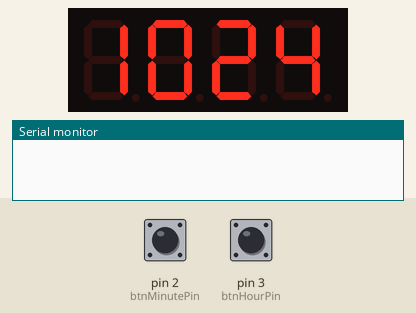
The sketch below on a simulated Arduino Uno, built with avr-gcc and run on an emulated ATmega328P. Parts: 4-digit seven-segment display, the last lines printed to the serial monitor. The test bench sets the inputs (shaded band); at power-on: pin 2 (btnMinutePin) LOW, pin 3 (btnHourPin) LOW. The local clock reads 2024-03-15 10:24:30 at power-on unless the sketch sets it.

Above: at 1.1 s.
2.3 s: pin 2 (btnMinutePin) pulled HIGH for 3.2 s
At 6.3 s:
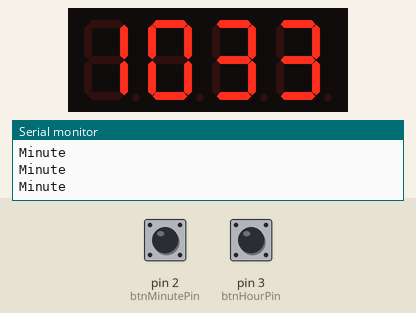
7.0 s: pin 3 (btnHourPin) pulled HIGH for 0.25 s
At 7.7 s:
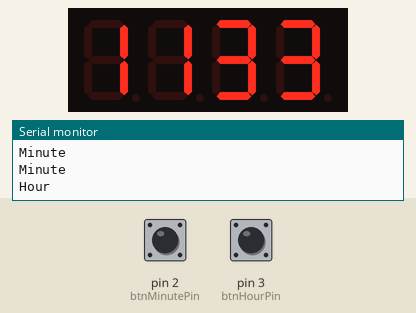
8.7 s: pin 2 (btnMinutePin) pulled HIGH for 0.25 s
At 10.0 s:
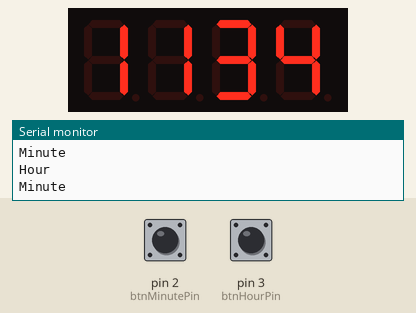
10.4 s: pin 3 (btnHourPin) pulled HIGH for 1 s
At 11.4 s:
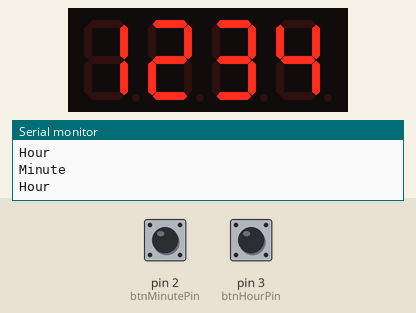
Timing chart, 0 to 13.4 s (numbered marks = the images above; inputs shaded):
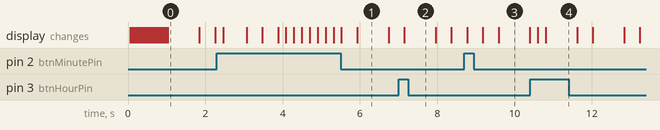

The sketch:

arduino-cube-clock.ino
```cpp
#include <Wire.h>
#include <Time.h>
#include <DS1307RTC.h>

#include <SevenSegmentFun.h>
#include <SevenSegmentTM1637.h>
#include <SevenSegmentExtended.h>
#include <virtuabotixRTC.h>

const int CLK_Display = 6; //Set the CLK pin connection to the display
const int DIO_Display = 5; //Set the DIO pin connection to the display
const int btnHourPin = 3;
const int btnMinutePin = 2;

int hourInt = 0;
int minuteInt = 0;
String timeStr = "0000";
String hourStr = "00";
String minuteStr = "00";
int semiColon = 0;
tmElements_t tm;
bool rtcIsReady = false;
int btnHourValue = 0;
int btnMinuteValue = 0;
int btnHourLastValue = 0;
int btnMinuteLastValue = 0;
int btnHourPressCount = 0;
int btnMinutePressCount = 0;

SevenSegmentTM1637    display(CLK_Display, DIO_Display);

void setup() {
  Serial.begin(9600);

  pinMode(btnHourPin, INPUT);
  pinMode(btnMinutePin, INPUT);

  display.begin();            // initializes the display
  display.setBacklight(100);  // set the brightness to 100 %
  display.print("INIT");      // display INIT on the display
}

void displayTime() {
  hourInt = tm.Hour;
  if (hourInt < 10)
    hourStr = "0" + String(hourInt);
  else
    hourStr = String(hourInt);
  minuteInt = tm.Minute;
  if (minuteInt < 10)
    minuteStr = "0" + String(minuteInt);
  else
    minuteStr = String(minuteInt);
  timeStr = hourStr + minuteStr;
  display.print(timeStr);
}
void readTime() {
  //Serial.println("okuyorum");
  if (RTC.read(tm)) {
    //Serial.println("okudum");
    rtcIsReady = true;
    displayTime();
  } else {
    if (RTC.chipPresent()) {
      tm.Hour=0;tm.Minute=0;tm.Second=0;tm.Day=1;tm.Month=1;tm.Year=2020;
      if (RTC.write(tm)) {
        rtcIsReady = true;
        readTime();
      }
      //Serial.println("initialized");
    } else {
      //read error
      //Serial.println("read Error");
    }
  }
}

void increaseHour() {
  int value;
  value = tm.Hour;
  value = value + 1;
  if (value == 24)
    value = 0;
  tm.Hour = value;
  RTC.write(tm);
}

void btnClicked(String btnName) {
  Serial.println(btnName);
  int value;
  if (btnName == "Hour") {
    increaseHour();
  } else {
    value = tm.Minute;
    value = value +1;
    if (value == 60) {
      value = 0;
      increaseHour();
    }
    tm.Minute = value;
    RTC.write(tm);
  }
  displayTime();
}

void checkButtonClicked(String btnName){
  int *btnPin;
  int btnValue;
  int *btnLastValue;
  int *btnPressCount;

  if (btnName == "Hour") {
    btnPin = &btnHourPin;
    btnLastValue = &btnHourLastValue;
    btnPressCount = &btnHourPressCount;
  } else {
    btnPin = &btnMinutePin;
    btnLastValue = &btnMinuteLastValue;
    btnPressCount = &btnMinutePressCount;
  }
  //Serial.println(*btnPin);
  btnValue = digitalRead(*btnPin);

  if (btnValue) {
    if (!(*btnLastValue))
      btnClicked(btnName);
    else {
      if ((*btnPressCount)>5)
        btnClicked(btnName);
      (*btnPressCount) = (*btnPressCount) + 1;
    }
  } else {
    *btnPressCount = 0;
  }
  *btnLastValue = btnValue;
}

void checkButtons() {
  if (!rtcIsReady)
    return;
  checkButtonClicked("Hour");
  checkButtonClicked("Minute");
}

void loop() {
  checkButtons();
  readTime();
  semiColon = semiColon + 1;
  if (semiColon == 6)
    semiColon = 0;
  display.setColonOn(semiColon > 3);
  delay(200);
}
```

Measured:
- after the input at 2.3 s, the display: first changes after 0.16 s (image 1 shows a later state)
- after the input at 7.0 s, the display: changes after 0.15 s (image 2)
- after the input at 8.7 s, the display: changes after 0.07 s (image 3)
- after the input at 10.4 s, the display: first changes after 0.20 s (image 4 shows a later state)
